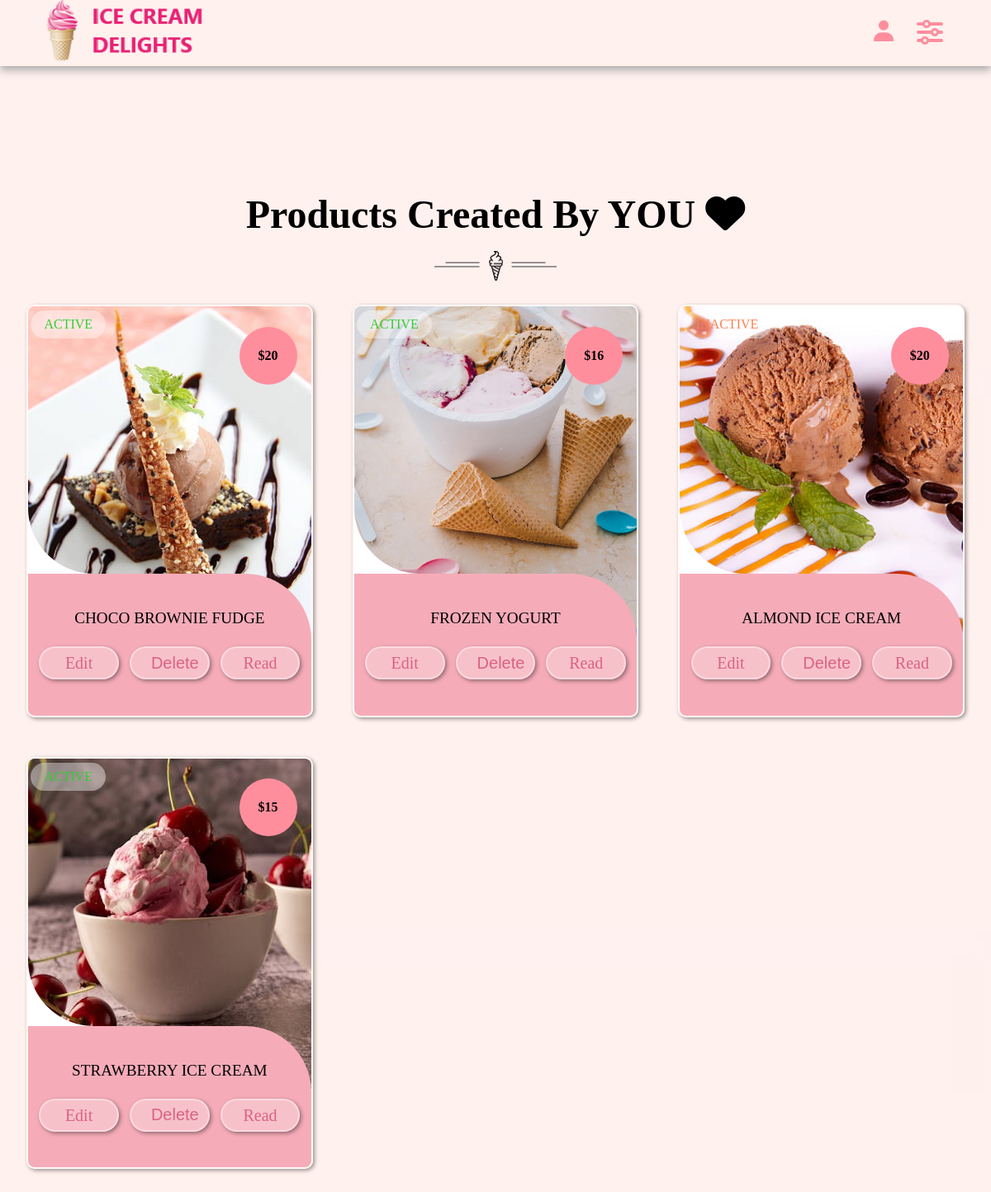
The page /admin_panel/view_products.php (signed in) on the database its author committed.
### tables this page shows
CREATE TABLE `products` (
  `id` varchar(255) NOT NULL,
  `seller_id` varchar(20) NOT NULL,
  `name` varchar(255) NOT NULL,
  `price` varchar(255) NOT NULL,
  `image` varchar(255) NOT NULL,
  `stock` int(100) NOT NULL,
  `product_detail` varchar(500) NOT NULL,
  `status` varchar(100) NOT NULL
);

### admin_panel/view_products.php (the view, shortened to what this page needs)
<?php
include '../components/connect.php';
$seller_id = '';
if (isset($_COOKIE['seller_id'])) {
    $seller_id = $_COOKIE['seller_id'];
} else {
    header('location: login.php');
    exit();
}
?>
<!DOCTYPE html>
<html lang="en">
<head>
    <link rel="stylesheet" href="../css/admin_style.css">
    <link rel="stylesheet" href="https://unpkg.com/boxicons@2.1.4/css/boxicons.min.css">
    <link rel="stylesheet" href="https://cdnjs.cloudflare.com/ajax/libs/font-awesome/6.0.0/css/all.min.css" />
</head>
<body>
    <div class="main-container">
        <?php include '../components/admin_header.php'; ?>
        <section class="show-post">
            <div class="heading">
                <h1 style="margin-top: 80px;">Products Created by YOU <i class="fas fa-heart"></i></h1>
                <img src="../image/separator-img.png">
            </div>
            <div class="box-container">
                <?php
                $select_products = $conn->prepare("SELECT * FROM `products` WHERE seller_id = ?");
                $select_products->execute([$seller_id]);
                if ($select_products->rowCount() > 0) {
                    while ($fetch_product = $select_products->fetch(PDO::FETCH_ASSOC)) {
                ?>
                        <form action="" method="post" class="box">
                            <?php if ($fetch_product['image'] != '') { ?>
                                <img src="../uploaded_files/<?= $fetch_product['image']; ?>" alt="" class="image">
                            <?php } ?>
                            <div class="status" style="color: <?php if ($fetch_product['status'] == 'active') {
                                                                    echo 'limegreen';
                                                                } else {
                                                                    echo 'coral';
                                                                } ?>;">
                                <?= $fetch_product['status']; ?>
                            </div>
                            <div class="price">$<?= $fetch_product['price']; ?></div>
                            <div class="content">
                                <img src="../image/shape-19.png" alt="" class="shape">
                                <div class="title"><?= $fetch_product['name']; ?></div>
                                <div class="flex-btn">
                                    <a href="edit_products.php?id=<?= $fetch_product['id']; ?>" class="btn">Edit</a>
                                    <button type="submit" name="delete" class="btn"
                                        onclick="return confirm('Are you sure you want to delete this product?');">
                                        Delete
                                    </button>
                                    <a href="read_product.php?post_id=<?= $fetch_product['id']; ?>" class="btn">
                                        Read
                                    </a>
                                </div>
                            </div>
                        </form>
                    <?php
                    }
                }
                ?>
            </div>
        </section>
    </div>
</body>
</html>

### components/admin_header.php (shortened to what this page needs)
<header>
    <div class="logo">
        <img src="../image/logo.png" alt="" width="200">
    </div>
    <div class="right">
        <div class="bx bxs-user" id="user-btn"></div>
        <div class="toggle-btn"><i class="fa-solid fa-sliders"></i></div>
    </div>
</header>

### css/admin_style.css (style rules this page uses)
* { margin: 0; padding: 0; box-sizing: border-box; outline: none; border: none; text-decoration: none; list-style: none; }
:root { --space: 2rem; --main-color: #da6285; --pink-color: #ff8e9d; --pink-opacity: #ffe6e9; --white-alpha-40: rgba(255, 255, 255, 0.40); --white-alpha-25: rgba(255, 255, 255, 0.25); --backdrop-filter: blur(5px); --box-shadow: 2px 2px 5px rgba(0, 0, 0, 0.40); }
body { background-image: url(../image/seller_bg1.jpg); background-position: center; }
html { scroll-behavior: smooth; scrollbar-width: thin; scrollbar-color: var(--pink-color) transparent; }
.btn { background-color: var(--white-alpha-25); border: 2px solid var(--white-alpha-40); backdrop-filter: var(--backdrop-filter); box-shadow: var(--box-shadow); text-transform: capitalize; color: var(--main-color); padding: 1rem 2rem; font-size: 20px; cursor: pointer; position: relative; border-radius: 1.5rem; }
.btn::before { position: absolute; content: ''; top: 0; left: 0; height: 100%; width: 0; border-radius: 30px; background-color: var(--main-color); z-index: -1; transition: width 0.3s ease; text-align: center; }
.box-container { display: grid; grid-template-columns: repeat(auto-fit, minmax(20rem, 1fr)); gap: 1rem; }
.box-container .box { background-color: var(--white-alpha-25); border: 2px solid var(--white-alpha-40); border-radius: 10px; backdrop-filter: var(--backdrop-filter); box-shadow: var(--box-shadow); margin: 1rem; }
.box-container .box .image { max-width: 100%; height: auto; }
.heading { text-align: center; line-height: 1.5; font-size: 2rem; }
.heading h1 { text-transform: capitalize }
.heading img { margin-top: .5rem; width: 150px !important; }
section, .post-editor { width: 75vw; min-height: 100vh; padding: 4%; margin: 8% 5%; margin-bottom: 2%; }
.flex-btn { display: flex; justify-content: space-between; }
.flex-btn .btn { margin: 0.5rem; }
header { position: fixed; top: 0; left: 0; right: 0; height: 80px; z-index: 151; padding: 0 50px; display: flex; justify-content: space-between; align-items: center; background-color: #fff1ee; box-shadow: 0px 5px 10px 0px #aaa; }
header .right { display: flex; }
#user-btn, .toggle-btn { padding: .5rem; cursor: pointer; transition: .6s ease; color: var(--pink-color); font-size: 2rem; }
.toggle-btn { margin-left: .5rem; }
.main-container { display: flex; }
.show-post .box-container .box { position: relative; overflow: hidden; }
.show-post .box-container .box .image { width: 100%; height: 25rem; object-fit: cover; transition: .5s; }
.show-post .box-container .box .content { position: relative; display: block; background-color: rgb(245, 172, 184); padding: 40px 10px; margin-top: -80px; border-top-right-radius: 80px; text-align: center; line-height: 1.5; }
.show-post .box-container .box .content .shape { position: absolute; left: 0; top: -80px; width: 80px; height: 80px; background-repeat: no-repeat; }
.show-post .box-container .box .status { position: absolute; left: 1%; top: 1%; text-transform: uppercase; font-size: 1rem; margin-bottom: 1rem; padding: .5rem 1rem; border-radius: 5rem; background-color: var(--white-alpha-40); }
.show-post .box-container .box .price { width: 70px; height: 70px; line-height: 70px; text-align: center; border-radius: 50px; position: absolute; right: 5%; top: 5%; font-weight: bolder; background-color: var(--pink-color); }
.show-post .box-container .box .content .title { font-size: 1.2rem; text-transform: uppercase; text-align: center; margin-bottom: 1rem; }
.show-post .box-container .box .btn { margin: .2rem; padding: .2rem 1.5rem; width: 30%; text-align: center; }
.show-post .box-container .box button { width: 30%; }
@media screen and (max-width: 1200px) { section, .post-editor { width: 100%; margin: 8% 0; padding: 4% 1rem; } }
@media screen and (max-width: 1200px) { .toggle-btn { display: block; } }

### rows shown on the page
products: image (picture), status "ACTIVE", price "20", name "CHOCO BROWNIE FUDGE"
products: image (picture), status "ACTIVE", price "16", name "FROZEN YOGURT"
products: image (picture), status "INACTIVE", price "20", name "ALMOND ICE CREAM"
products: image (picture), status "ACTIVE", price "15", name "STRAWBERRY ICE CREAM"
